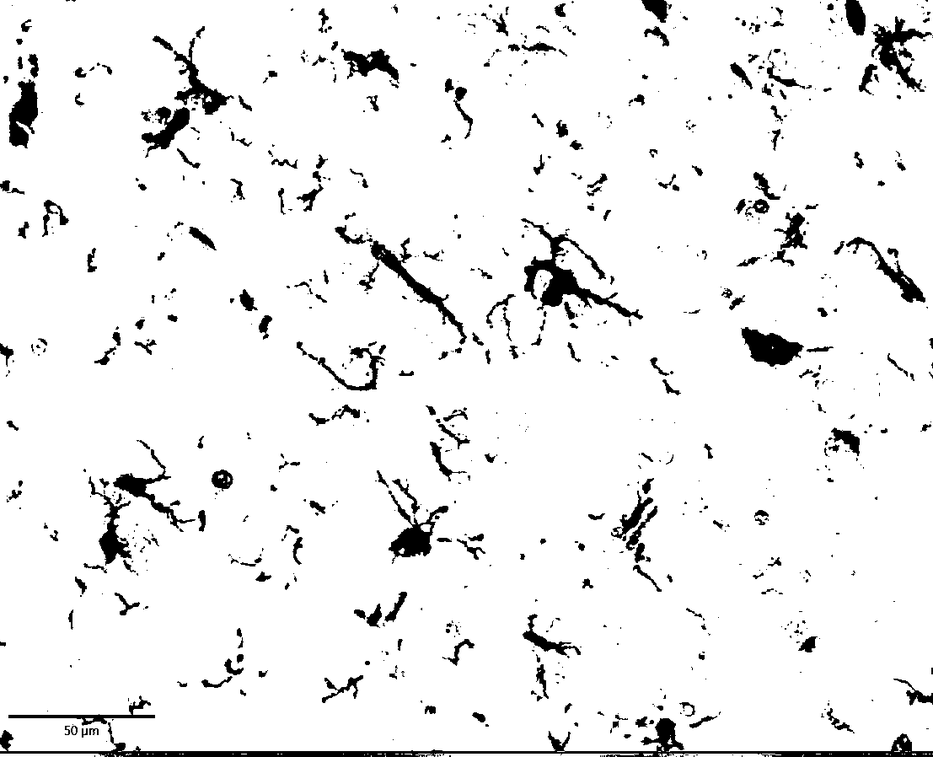
#> input picture _backup/red_channel_threshold.png, 933 x 757 px
$ python clean_masks.py --input .
#> lines starting #> are read from the running program, lines starting #| are printed output that depends on the picture; after the words box and inside, x2 and y2 are one past the last pixel; in counts of white or black regions, pixels touching at a corner belong together
#> in process_masks, mask is the input picture: shape (757, 933); min 0, max 255, mean 238.4
"""
Keep only the largest connected component in segmentation masks.

This script processes all masks in AnnotationsData format and removes small
disconnected components, keeping only the largest connected component per mask.

Useful for cleaning up segmentation masks that may have noise or small
artifacts from annotation tools.

Input/Output:
AnnotationsData/Segmentations/
    masks/{scan_name}/{class_name}/ann-{id}__x-{x}_y-{y}_w-{w}_h-{h}__ds-{ds}.png
"""

import numpy as np
from PIL import Image
from pathlib import Path
from scipy import ndimage
import shutil
from typing import Optional
import argparse


def get_largest_connected_component(mask: np.ndarray) -> np.ndarray:
    """
    Keep only the largest connected component in a binary mask.

    Args:
        mask: Binary mask array (H, W) with values 0 or 255

    Returns:
        Binary mask with only largest connected component
    """
    # Ensure binary
    binary_mask = (mask > 127).astype(np.uint8)

    # Check if mask is empty
    if not binary_mask.any():
        return mask  # Return original if empty

    # Label connected components
    labeled, num_features = ndimage.label(binary_mask)

    # If only one component, return original
    if num_features <= 1:
        return mask

    # Find largest component
    component_sizes = ndimage.sum(binary_mask, labeled, range(num_features + 1))
    largest_component = component_sizes[1:].argmax() + 1  # Skip background (0)

    # Create mask with only largest component
    largest_mask = (labeled == largest_component).astype(np.uint8) * 255

    return largest_mask


def count_connected_components(mask: np.ndarray) -> int:
    """Count number of connected components in a binary mask."""
    binary_mask = (mask > 127).astype(np.uint8)
#> binary_mask: shape (757, 933); values 0 (black) and 1 (white), 93.5% white; 779 black regions (519 under 20 px), largest, box (x1, y1, x2, y2) and area: (0, 718, 933, 757) 5693, (521, 218, 643, 319) 2612, (367, 238, 467, 345) 1451
    if not binary_mask.any():
        return 0
    labeled, num_features = ndimage.label(binary_mask)
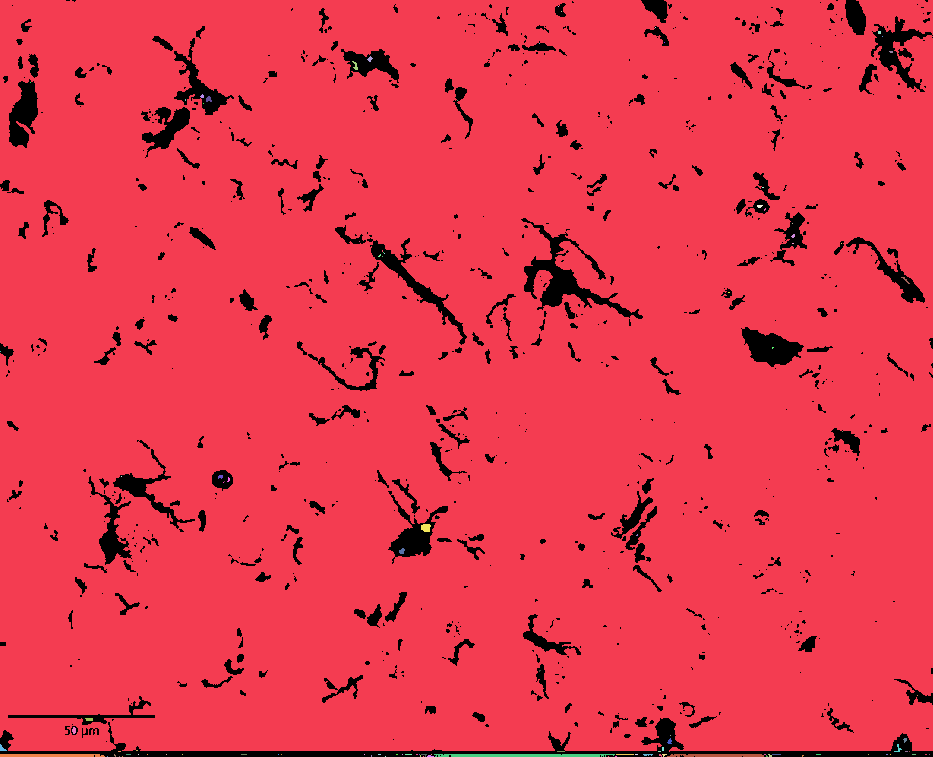
#> labeled: shape (757, 933) int32; 110 distinct labels, from 0 to 109; one colour per label, 0 black
#> num_features = 109
    return num_features


def process_masks(
    masks_dir: str,
    output_dir: Optional[str] = None,
    backup: bool = True,
    dry_run: bool = False,
    min_components: int = 2
):
    """
    Process all masks to keep only largest connected component.

    Args:
        masks_dir: Path to masks directory (e.g., AnnotationsData/Segmentations/masks)
        output_dir: Path to output directory (if None, modifies in-place)
        backup: If True and output_dir is None, create backup before modifying
        dry_run: If True, only report what would be done without modifying
        min_components: Only process masks with at least this many components
    """
    masks_dir = Path(masks_dir)

    if not masks_dir.exists():
        raise FileNotFoundError(f"Masks directory not found: {masks_dir}")

    # Setup output directory
    in_place = output_dir is None
    if in_place:
        output_dir = masks_dir
        if backup and not dry_run:
            backup_dir = masks_dir.parent / f"{masks_dir.name}_backup"
            if backup_dir.exists():
                print(f"Backup already exists: {backup_dir}")
                response = input("Overwrite backup? (y/n): ")
                if response.lower() != 'y':
                    print("Aborting.")
                    return
                shutil.rmtree(backup_dir)
            print(f"Creating backup: {backup_dir}")
            shutil.copytree(masks_dir, backup_dir)
    else:
        output_dir = Path(output_dir)

    # Statistics
    stats = {
        'total': 0,
        'processed': 0,
        'single_component': 0,
        'multi_component': 0,
        'empty': 0,
        'components_removed': 0
    }

    # Process all masks
    print(f"\nScanning masks in: {masks_dir}")
    print(f"Output directory: {output_dir}")
    if dry_run:
        print("DRY RUN MODE - No files will be modified\n")

    for mask_path in masks_dir.rglob("*.png"):
        stats['total'] += 1

        # Load mask
        mask = np.array(Image.open(mask_path))

        # Count components
        num_components = count_connected_components(mask)
#> num_components = 109

        if num_components == 0:
            stats['empty'] += 1
            continue
        elif num_components == 1:
            stats['single_component'] += 1
            # Copy to output if different directory
            if not in_place and not dry_run:
                output_path = output_dir / mask_path.relative_to(masks_dir)
                output_path.parent.mkdir(parents=True, exist_ok=True)
                shutil.copy2(mask_path, output_path)
            continue
        elif num_components < min_components:
            # Not enough components to process
            if not in_place and not dry_run:
                output_path = output_dir / mask_path.relative_to(masks_dir)
                output_path.parent.mkdir(parents=True, exist_ok=True)
                shutil.copy2(mask_path, output_path)
            continue

        # Multiple components - process
        stats['multi_component'] += 1
        stats['components_removed'] += (num_components - 1)

        rel_path = mask_path.relative_to(masks_dir)
        print(f"Processing {rel_path}: {num_components} components → 1 component")
#| Processing _backup/red_channel_threshold.png: 109 components → 1 component

        if not dry_run:
            # Get largest component
            cleaned_mask = get_largest_connected_component(mask)
#> in get_largest_connected_component, `component_sizes = ndimage.sum(binary_mask, labeled, range(num_features..`: component_sizes = 110 values, max 658776 at index 1, min 0 at index 0, mean 6004.4
#> in get_largest_connected_component, `largest_component = component_sizes[1:].argmax() + 1`: largest_component = 1
#> in get_largest_connected_component, `largest_mask = (labeled == largest_component).astype(np.uint8) * 255`:
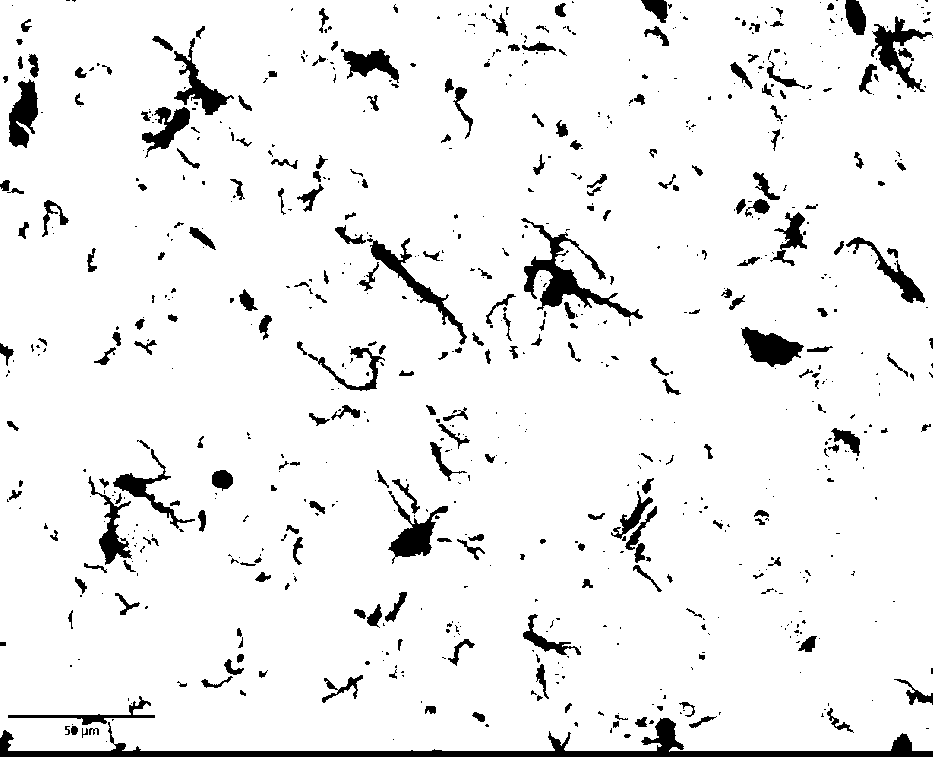
#> largest_mask: shape (757, 933); 93.3% white; 768 black regions (508 under 20 px), largest, box (x1, y1, x2, y2) and area: (0, 718, 933, 757) 7069, (521, 218, 643, 319) 2612, (367, 238, 467, 345) 1461

            # Save
            output_path = output_dir / rel_path
            output_path.parent.mkdir(parents=True, exist_ok=True)
            Image.fromarray(cleaned_mask).save(output_path)

            stats['processed'] += 1
        else:
            stats['processed'] += 1

    # Print summary
    print("\n" + "="*60)
    print("Summary")
    print("="*60)
    print(f"Total masks scanned:           {stats['total']}")
#| Total masks scanned:           2
    print(f"Masks with 1 component:        {stats['single_component']}")
#| Masks with 1 component:        0
    print(f"Masks with multiple components: {stats['multi_component']}")
#| Masks with multiple components: 2
    print(f"Empty masks:                   {stats['empty']}")
#| Empty masks:                   0
    print(f"Masks processed:               {stats['processed']}")
#| Masks processed:               2
    print(f"Total components removed:      {stats['components_removed']}")
#| Total components removed:      216

    if dry_run:
        print("\nDRY RUN - No files were modified")
        print(f"Run without --dry-run to apply changes")
    elif in_place and backup:
        print(f"\nOriginal masks backed up to: {masks_dir.parent / f'{masks_dir.name}_backup'}")

    print("="*60)


def main():
    parser = argparse.ArgumentParser(
        description="Keep only largest connected component in segmentation masks",
        formatter_class=argparse.RawDescriptionHelpFormatter,
        epilog="""
Examples:
  # Dry run to see what would happen
  python clean_masks.py --input AnnotationsData_Adjusted/Segmentations/masks --dry-run

  # Process in-place with backup
  python clean_masks.py --input AnnotationsData_Adjusted/Segmentations/masks

  # Process to new directory
  python clean_masks.py --input AnnotationsData_Adjusted/Segmentations/masks --output AnnotationsData_Cleaned/Segmentations/masks

  # Process in-place without backup (dangerous!)
  python clean_masks.py --input AnnotationsData_Adjusted/Segmentations/masks --no-backup

  # Only process masks with 3+ components
  python clean_masks.py --input AnnotationsData_Adjusted/Segmentations/masks --min-components 3
        """
    )

    parser.add_argument(
        "--input",
        type=str,
        required=True,
        help="Path to masks directory (e.g., AnnotationsData/Segmentations/masks)"
    )

    parser.add_argument(
        "--output",
        type=str,
        default=None,
        help="Output directory (if not specified, modifies in-place)"
    )

    parser.add_argument(
        "--no-backup",
        action="store_true",
        help="Don't create backup when modifying in-place (use with caution!)"
    )

    parser.add_argument(
        "--dry-run",
        action="store_true",
        help="Show what would be done without actually modifying files"
    )

    parser.add_argument(
        "--min-components",
        type=int,
        default=2,
        help="Only process masks with at least this many components (default: 2)"
    )

    args = parser.parse_args()

    process_masks(
        masks_dir=args.input,
        output_dir=args.output,
        backup=not args.no_backup,
        dry_run=args.dry_run,
        min_components=args.min_components
    )


if __name__ == "__main__":
    main()
